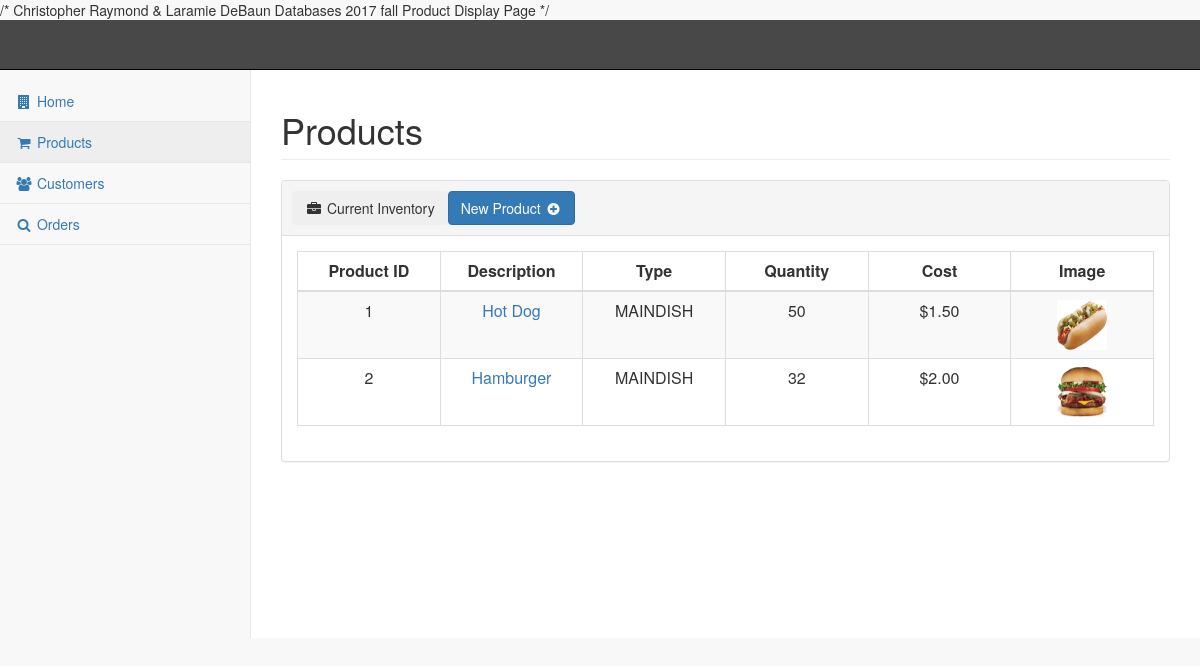
The page /pages/products.php on the database as committed earlier.
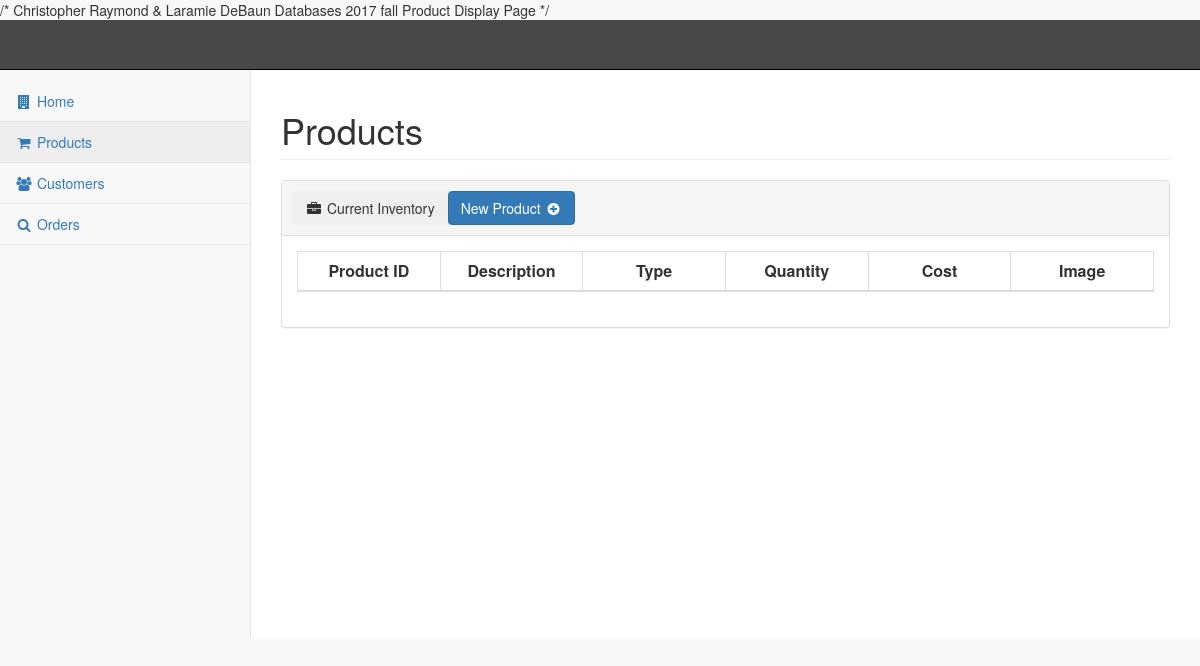
The same page on the database as committed later.
### tables this page shows
CREATE TABLE IF NOT EXISTS `product` (
  `PRODUCT_ID` int NOT NULL AUTO_INCREMENT,
  `DESCRIPTION` varchar(256) NOT NULL,
  `TYPE` enum('APPETIZER','SALAD','BEVERAGE','MAINDISH','DESSERT') DEFAULT NULL,
  `QUANTITY` int NOT NULL,
  `COST` varchar(10) NOT NULL,
  `PRODUCT_IMAGE` varchar(256) NOT NULL,
  PRIMARY KEY (`PRODUCT_ID`)
);

### pages/products.php (the view, shortened to what this page needs)
<?php include_once ($_SERVER['DOCUMENT_ROOT'].'/pages/header.php');?>
<div id="page-wrapper">
    <div class="row">
        <div class="col-lg-12">
            <h1 class="page-header">Products</h1>
        </div>
    </div>
    <div class="row">
        <div class="col-lg-12">
            <div class="panel panel-default">
                <div style="height: 55px;padding:10px" class="panel-heading">
                    <button class="btn btn-secondary pull-left"><i class="fa fa-briefcase fa-fw"></i> Current Inventory</button>
                    <a class="btn btn-primary" role="button" href="/pages/newProduct.php">New Product <span class="fa fa-plus-circle fa-fw"></span></a>
                </div>
                <div class="panel-body">
                    <table id="products" class="table table-striped table-bordered"><?php
							$query = "SELECT product_id, description, type, quantity, cost, product_image FROM PRODUCT ORDER BY product_id ASC";
							$result = $mysqli->query($query);
				            echo "<thead>";
				            	echo "<th style='text-align:center' width=\"" . 100/mysqli_num_fields($result) . "%\">Product ID</th>";
					        	echo "<th style='text-align:center' width=\"" . 100/mysqli_num_fields($result) . "%\">Description</th>";
	        					echo "<th style='text-align:center' width=\"" . 100/mysqli_num_fields($result) . "%\">Type</th>";
					        	echo "<th style='text-align:center' width=\"" . 100/mysqli_num_fields($result) . "%\">Quantity</th>";
	        					echo "<th style='text-align:center' width=\"" . 100/mysqli_num_fields($result) . "%\">Cost</th>";
	            				echo "<th style='text-align:center' width=\"" . 100/mysqli_num_fields($result) . "%\">Image</th></tr>";
				            echo "</thead>";
				            echo "<tbody>";
				            	while($row = mysqli_fetch_array($result)){
				                  	echo "<tr>";
				                  	echo "<td align='center'>" . $row['product_id'] . "</td>";
				                  	echo "<td align='center'><a href = '/pages/updateProduct.php?product_id=".$row['product_id']."'>" . $row['description'] . "</a></td>";
				                  	echo "<td align='center'>" . $row['type'] . "</td>";
				                  	echo "<td align='center'>" . $row['quantity'] . "</td>";
				                  	echo "<td align='center'>$" . $row['cost'] . "</td>";
				                  	echo "<td align='center'><img src=\"/images/" . $row['product_image'] . "\" alt=\"" . $row['description'] . "\" style=\"width:50px;height:50px\"></td>";
				                  	echo "</tr>";
				                  }
			                  ?>
			            </tbody>
					</table>
                </div>
            </div>
        </div>
    </div>
</div>
<?php
include_once ($_SERVER['DOCUMENT_ROOT'].'/pages/footer.php');
?>

Rows that differ between the two databases and show on the page:
removed product: PRODUCT_ID "1", DESCRIPTION "Hot Dog", TYPE "MAINDISH", QUANTITY "50", COST "1.50", PRODUCT_IMAGE (picture)
removed product: PRODUCT_ID "2", DESCRIPTION "Hamburger", TYPE "MAINDISH", QUANTITY "32", COST "2.00", PRODUCT_IMAGE (picture)
